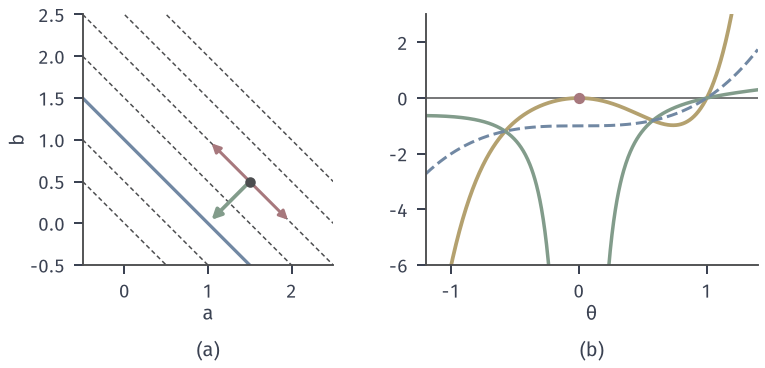

The script that drew this image:
"""Degenerate Fisher information. (a) N(a+b,1): L=(a+b-1)^2/2 constant on lines a+b=c (gray); G=[[1,1],[1,1]] has null direction (1,-1) (red);
natural direction via pseudo-inverse at (1.5,0.5) is ((c-1)/2)(1,1) (green). (b) N(theta^3,1), L=(theta^3-1)^2/2:
Euclidean gradient 3 theta^2(theta^3-1) (yellow) vanishes at 0, G^{-1} g=(theta^3-1)/(3 theta^2) (green) blows up; in m=theta^3 the natural gradient is m-1 (blue)."""
from pathlib import Path
import sys
HERE = Path(__file__).resolve().parent
sys.path.insert(0, str(HERE.parent/"igeo-common"))
from common import *

fig, (a, b) = figure(width_mm=108, height_mm=52, ncols=2)
x = np.linspace(-0.5, 2.5, 10)
for c in (0.0, 0.5, 1.0, 1.5, 2.0, 2.5, 3.0):
    a.plot(x, c-x, color=BLUE if c == 1.0 else STROKE, lw=1.3 if c == 1.0 else 0.6, ls='-' if c == 1.0 else (0, (3, 2)))
P = np.array([1.5, 0.5]); c = P.sum()
a.annotate('', xy=P+0.5*np.array([1, -1]), xytext=P-0.5*np.array([1, -1]), arrowprops=dict(arrowstyle='<|-|>', color=RED, lw=1.2, mutation_scale=7))
d = -(c-1)/2*np.array([1, 1])
a.annotate('', xy=P+d, xytext=P, arrowprops=dict(arrowstyle='-|>', color=GREEN, lw=1.5, mutation_scale=8))
a.scatter([P[0]], [P[1]], s=12, color=STROKE, zorder=5)
a.set_xlim(-0.5, 2.5); a.set_ylim(-0.5, 2.5); a.set_aspect('equal')
a.set_xlabel(r'$a$', labelpad=1); a.set_ylabel(r'$b$', labelpad=1)
t = np.linspace(-1.2, 1.4, 600); tn = t[np.abs(t) > 0.18]
b.axhline(0, color=STROKE, lw=0.6)
b.plot(t, 3*t**2*(t**3-1), color=YELLOW, lw=1.5)
tl = t[t < -0.18]; tr = t[t > 0.18]
for seg in (tl, tr):
    b.plot(seg, (seg**3-1)/(3*seg**2), color=GREEN, lw=1.4)
b.plot(t, t**3-1, color=BLUE, lw=1.2, ls='--')
b.scatter([0], [0], s=14, color=RED, zorder=5)
b.set_xlim(-1.2, 1.4); b.set_ylim(-6, 3); b.set_xlabel(r'$\theta$', labelpad=1)
tag(a, '(a)', y=-0.30); tag(b, '(b)', y=-0.30)
save(fig, HERE, 'figure', {'point': P.tolist(), 'pinv_dir': d.tolist()})
